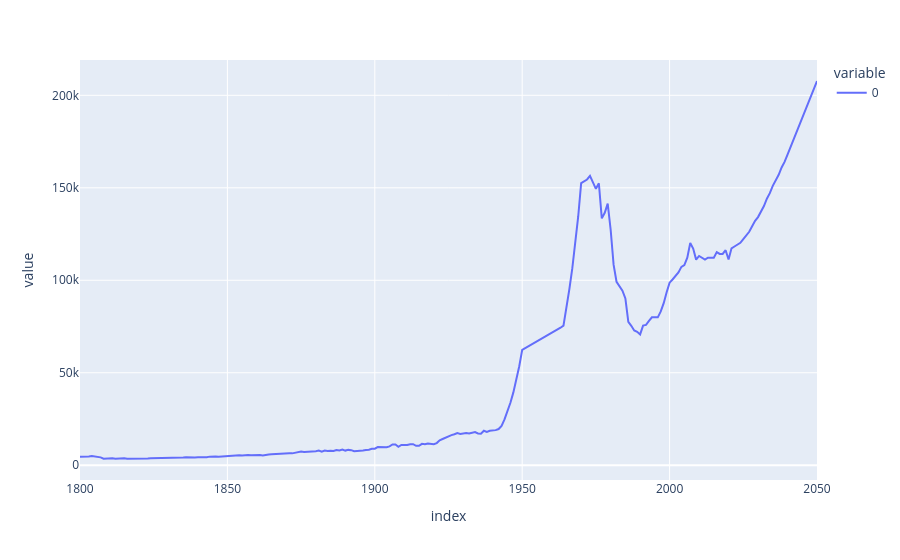

Notebook code for this chart:
### Code cell
ecart = df_income.max() - df_income.min()
ecart.plot()

### Figure 1 — Plotly figure (JSON) as saved in the notebook; plotly's stock layout.template omitted (floating-point values rounded to 4 significant figures; data arrays with more than 128 entries replaced by an {"elided": "..."} marker saying what was removed)
{"data": [{"hovertemplate": "variable=0<br>index=%{x}<br>value=%{y}<extra></extra>", "legendgroup": "0", "line": {"color": "#636efa", "dash": "solid"}, "marker": {"symbol": "circle"}, "mode": "lines", "name": "0", "orientation": "v", "showlegend": true, "type": "scatter", "x": {"elided": "251 int values"}, "xaxis": "x", "y": {"elided": "251 int values"}, "yaxis": "y"}], "layout": {"autosize": true, "legend": {"title": {"text": "variable"}, "tracegroupgap": 0}, "margin": {"t": 60}, "xaxis": {"anchor": "y", "autorange": true, "domain": [0, 1], "range": [1800, 2050], "title": {"text": "index"}, "type": "linear"}, "yaxis": {"anchor": "x", "autorange": true, "domain": [0, 1], "range": [-7968.0, 219100.0], "title": {"text": "value"}, "type": "linear"}}}
